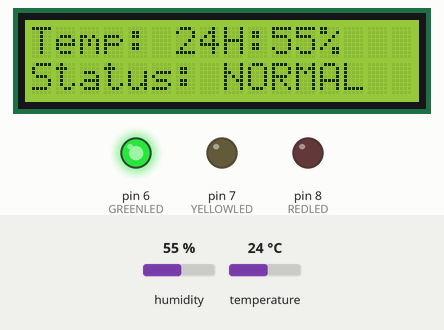
This sketch was run on a simulated Arduino Uno, built with avr-gcc and run on an emulated ATmega328P. Parts: 16×2 character LCD, output pins drawn as LEDs (lit = HIGH). Dashed ring = blinking. Inputs (shaded band) come from the test bench; at power-on: temperature 24 °C, humidity 55 %. Pins used as bus, display or sensor lines are not drawn; what the sketch prints to the serial monitor is not drawn.

Above: at 3.2 s.
3.3 s: temperature set to 33 °C
At 4.36 s:
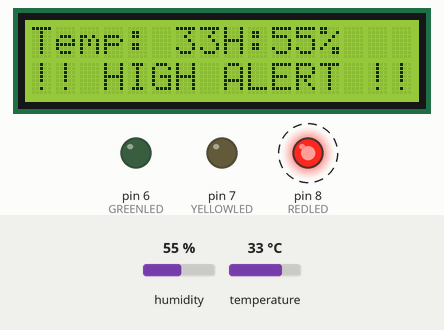
6.3 s: temperature set to 12 °C
At 7.1 s:
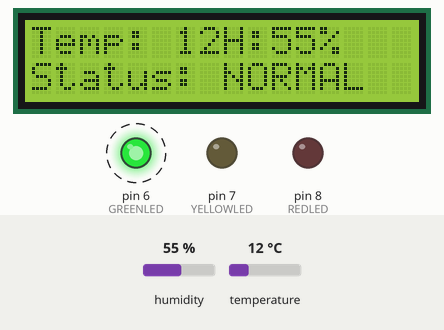
9.1 s: humidity set to 22 %
At 11.5 s:
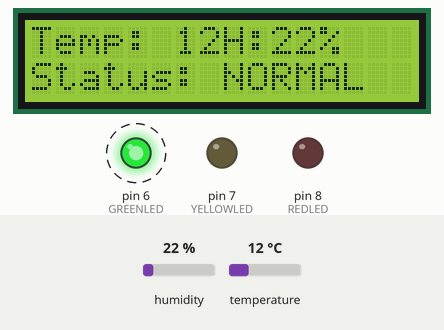
12.4 s: humidity set to 40 %
At 13.7 s:
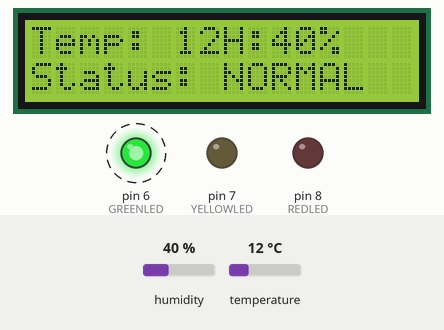
15.2 s: temperature set to 41 °C
At 18.38 s:
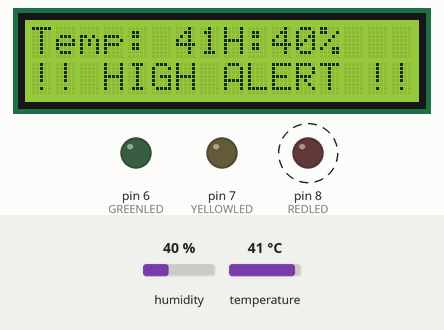
Timing chart, 0 to 19.7 s (numbered marks = the images above; inputs shaded):
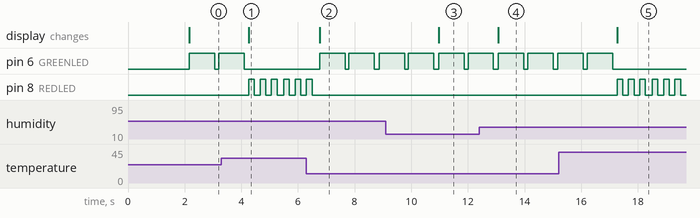

Measured:
- after the input at 3.3 s, pin 6 (GREENLED): goes on until 4.1 s, then stays LOW; pin 8 (REDLED): alternates HIGH for 0.20 s and LOW for 0.20 s, starting after 0.96 s; the display: changes after 0.96 s (image 1)
- after the input at 6.3 s, pin 6 (GREENLED): alternates HIGH for 0.90 s and LOW for 0.15 s, starting after 0.46 s; pin 8 (REDLED): goes on until 6.5 s, then stays LOW; the display: changes after 0.46 s (image 2)
- after the input at 9.1 s, the display: changes after 1.9 s (image 3)
- after the input at 12.4 s, the display: changes after 0.67 s (image 4)
- after the input at 15.2 s, pin 6 (GREENLED): goes on until 17.1 s, then stays LOW; pin 8 (REDLED): alternates HIGH for 0.20 s and LOW for 0.20 s, starting after 2.1 s; the display: changes after 2.1 s (image 5)

The sketch:

Arduino.ino
```cpp
#include <DHT.h>
#include <LiquidCrystal_I2C.h>

#define DHTPIN    2
#define DHTTYPE   DHT11
#define GREENLED  6
#define YELLOWLED 7
#define REDLED    8
#define BUZZER    9

#define TEMP_NORMAL 30.0
#define TEMP_WARM   31.0

DHT dht(DHTPIN, DHTTYPE);
LiquidCrystal_I2C lcd(0x27, 16, 2);

void allLedsOff() {
  digitalWrite(GREENLED,  LOW);
  digitalWrite(YELLOWLED, LOW);
  digitalWrite(REDLED,    LOW);
  noTone(BUZZER);
  digitalWrite(BUZZER, LOW);
}

void setup() {
  Serial.begin(9600);
  dht.begin();

  pinMode(GREENLED,  OUTPUT);
  pinMode(YELLOWLED, OUTPUT);
  pinMode(REDLED,    OUTPUT);
  pinMode(BUZZER,    OUTPUT);

  allLedsOff();

  lcd.init();
  lcd.backlight();

  lcd.setCursor(0, 0);
  lcd.print("  Temp  Alarm   ");
  lcd.setCursor(0, 1);
  lcd.print("   Starting...  ");
  delay(2000);
  lcd.clear();
}

void loop() {
  float temp = dht.readTemperature();
  float hum  = dht.readHumidity();

  if (isnan(temp) || isnan(hum)) {
    allLedsOff();
    lcd.setCursor(0, 0);
    lcd.print("Sensor Error!   ");
    lcd.setCursor(0, 1);
    lcd.print("Check DHT11 !!  ");
    Serial.println("ERROR: DHT11 read failed");
    delay(2000);
    return;
  }

  lcd.setCursor(0, 0);
  lcd.print("Temp: ");
  lcd.print(temp, 1);
  lcd.print((char)223);
  lcd.print("C   ");

  lcd.setCursor(8, 0);
  lcd.print("H:");
  lcd.print(hum, 0);
  lcd.print("%  ");

  Serial.print("Temp: "); Serial.print(temp);
  Serial.print("C  |  Hum: "); Serial.print(hum);
  Serial.println("%");

  if (temp < TEMP_NORMAL) {
    allLedsOff();
    digitalWrite(BUZZER, LOW);
    lcd.setCursor(0, 1);
    lcd.print("Status: NORMAL  ");
    Serial.println("Status: NORMAL");

    digitalWrite(GREENLED, HIGH);
    delay(900);
    digitalWrite(GREENLED, LOW);
    delay(100);
  }

  else if (temp >= TEMP_NORMAL && temp < TEMP_WARM) {
    allLedsOff();
    digitalWrite(BUZZER, LOW);
    lcd.setCursor(0, 1);
    lcd.print("Status: WARM    ");
    Serial.println("Status: WARM");

    digitalWrite(YELLOWLED, HIGH);
    delay(400);
    digitalWrite(YELLOWLED, LOW);
    delay(100);
  }

  else {
    allLedsOff();
    lcd.setCursor(0, 1);
    lcd.print("!! HIGH ALERT !!");
    Serial.println("Status: HIGH ALERT !!!");

    for (int i = 0; i < 3; i++) {
      digitalWrite(REDLED, HIGH);
      digitalWrite(BUZZER, HIGH);
      delay(200);
      digitalWrite(REDLED, LOW);
      digitalWrite(BUZZER, LOW);
      delay(200);
    }
  }
}
```
